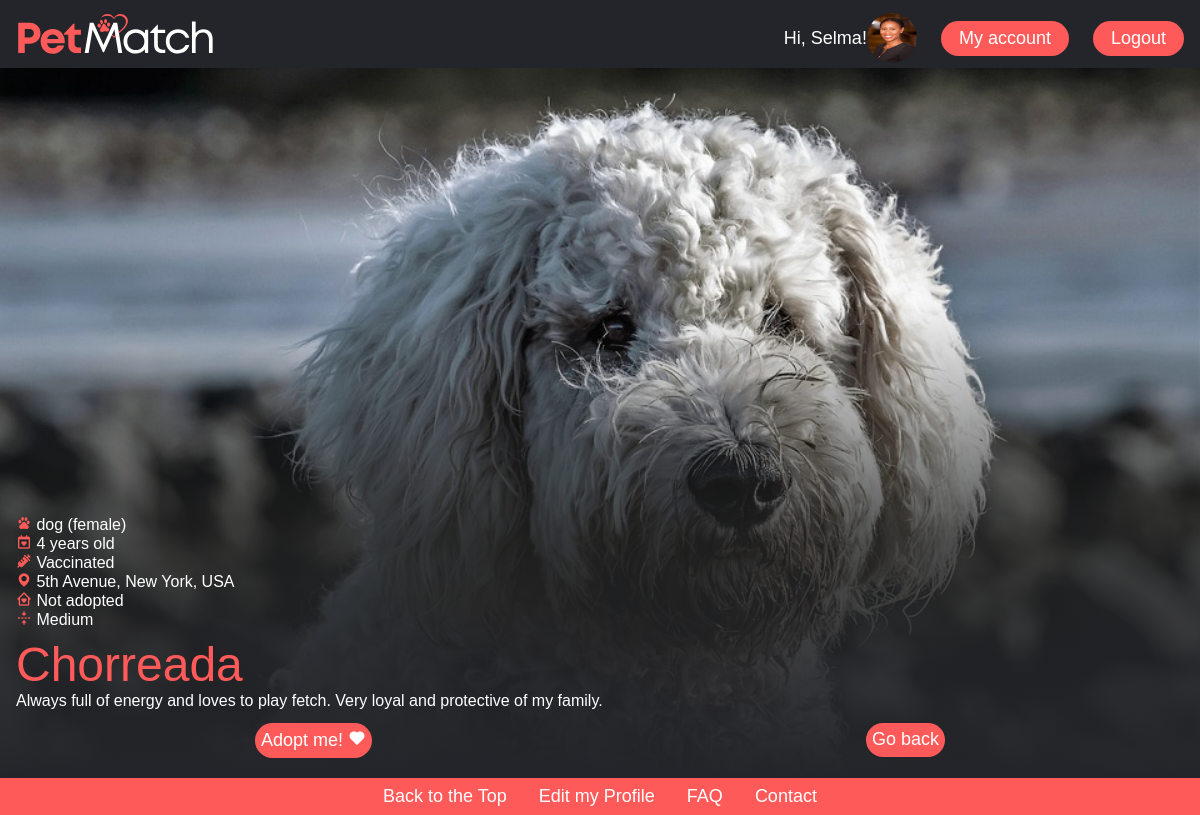
The app's page /pet_details.php?id=1 (signed in) with its own data.
### tables this page shows
CREATE TABLE `users` (
  `id` int(11) NOT NULL,
  `first_name` varchar(255) NOT NULL,
  `last_name` varchar(255) NOT NULL,
  `email` varchar(255) NOT NULL,
  `password` varchar(256) NOT NULL,
  `date_of_birth` date NOT NULL,
  `address` varchar(255) NOT NULL,
  `phone_number` varchar(255) NOT NULL,
  `picture` varchar(255) DEFAULT NULL,
  `status` varchar(4) NOT NULL DEFAULT 'user'
);

CREATE TABLE `pets` (
  `id` int(11) NOT NULL,
  `pet_name` varchar(255) NOT NULL,
  `breed` varchar(100) NOT NULL,
  `pet_age` int(3) NOT NULL,
  `pet_size` varchar(255) NOT NULL,
  `pet_gender` varchar(10) NOT NULL,
  `vaccines` tinyint(1) NOT NULL,
  `pet_location` varchar(255) NOT NULL,
  `status` tinyint(1) NOT NULL,
  `pet_description` varchar(400) NOT NULL,
  `picture` varchar(255) DEFAULT NULL
);

### pet_details.php (the view, shortened to what this page needs)
<?php
require_once "db_connect.php";
$id = isset($_SESSION["admn"]) ? $_SESSION["admn"] : $_SESSION["user"];
if(isset($_GET["id"])){
    $petId = $_GET["id"];
    $pSql = "SELECT * FROM `pets` WHERE `id` = {$petId}";
    $pResult = mysqli_query($conn, $pSql);
    $pet = mysqli_fetch_assoc($pResult);
}
?>
<!DOCTYPE html>
<html lang="en">
<head>
    <link rel="stylesheet" href="style.css">
    <link href='https://unpkg.com/boxicons@2.1.4/css/boxicons.min.css' rel='stylesheet'>
</head>
<body>
    <?php require_once "./components/navbar.php" ?>
    <div class="details" style="background-image: url('images/<?= $pet["picture"] ?>')">
         <div class="details-content">
            <p><i class='bx bxl-baidu'></i> <span><?= $pet["breed"] ?> (<span>female</span>)</span></p>
            <p><i class='bx bx-calendar-heart' ></i> <span><span><?= $pet["pet_age"] ?> years old</span></p>
            <p><i class='bx bxs-injection'></i> <span><?=  $pet["vaccines"] == 1? "Vaccinated" : "Not vaccinated"; ?></span></p>
            <p><i class='bx bxs-map'></i> <span><?= $pet["pet_location"] ?></p>
            <p><i class='bx bx-home-heart'></i> <span><?=  $pet["status"] == 1? "Adopted" : "Not adopted"; ?></span>
            <p><i class='bx bx-vertical-center'></i> <span><?= $pet["pet_size"] ?></span>
        </div>
        <div class="pet-name">
        <h1><?= $pet["pet_name"] ?></h1>
        </div>
        <div class="details-content">
        <p><span><?= $pet["pet_description"] ?></span></p>
        </div>
        <?php if (isset($_SESSION["user"])): ?>
        <div class="cardBotones">
            <a href='adoption.php?id=<?=$pet["id"]?>'><button>Adopt me! <i class='bx bxs-heart'></i></button>
            <a href="home.php"><button>Go back</button></a>
        </div>
        <?php endif; ?>
    </div>
    <footer>
        <div class="footerNav">
            <a href="#">Back to the Top</a>
            <a href="#">Edit my Profile</a>
            <a href="#">FAQ</a>
            <a href="#">Contact</a>
        </div>
    </footer>
</body>
</html>

### components/navbar.php (shortened to what this page needs)
<?php
require_once "db_connect.php";
if ($id) {
    $sql = "SELECT * FROM `users` WHERE `id` = {$id}";
    $result = mysqli_query($conn, $sql);
    $person = mysqli_fetch_assoc($result);
}
?>
<header>
    <img class="logo" src="images/logo.svg" alt="logo">
    <a>Hi, <?= $person["first_name"]; ?>!</a>
    <img class="img-thumbnail" style="border-radius: 50%; width: 50px; height: 50px; align: center;" src="images/<?= $person["picture"] ?>">
    <nav class="navLinks">
        <a id="profilePic" href="edit_profile.php"><button>My account</button></a>
    </nav>
    <a class="" href="./logout.php?logout"><button>Logout</button></a>
</header>

### style.css (style rules this page uses)
* { box-sizing: border-box; margin: 0; padding: 0; font-family: Arial, sans-serif; font-weight: 500; }
li, a, button { font-size: 18px; color: rgb(255, 255, 255); text-decoration: none; list-style: none; }
.logo { height: 60px; margin-right: auto; cursor: pointer; }
.navLinks { display: inline-block; padding: 0px 1.5rem; }
button { padding: 4px 15px; background-color: #ff5a5a; border: 3px solid #24252a00; border-radius: 50px; cursor: pointer; transition: all 0.3s ease 0s; margin-top: 0.3rem; margin-bottom: 0.3rem; }
footer { background-color: rgba(255, 90, 90, 1); padding: 0.5rem; bottom: 0; width: 100%; }
.details { width: 100%; height: 88.8vh; border-image: 1 fill linear-gradient( rgba(255, 255, 255, 0.001), rgba(255, 255, 255, 0.002),rgba(36, 37, 37, 0.8), rgba(36, 37, 42, 1)); background-size: cover; background-position: center; text-align: left; display: flex; flex-direction: column; justify-content: end; overflow: hidden; padding: 1rem; }
.pet-name { color: #ff5a5a; font-size: 1.5rem; text-align: left; }

### records on screen
users: first_name "Selma", picture (picture)
pets: picture (picture), breed "dog", pet_age "4", pet_location "5th Avenue, New York, USA", pet_size "Medium", pet_name "Chorreada", pet_description "Always full of energy and loves to play fetch. Very loyal and protective of my family."
